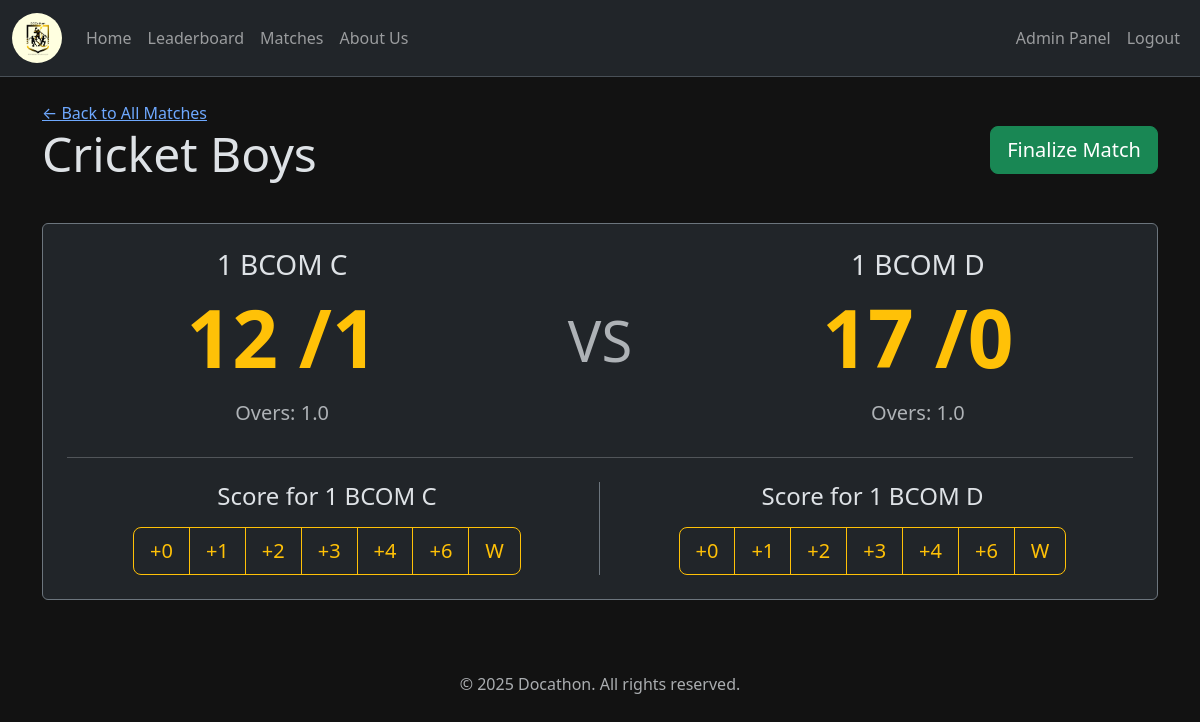
The page /admin/matches/8/live (signed in) on the database its author committed.
### tables this page shows
CREATE TABLE sports (
    id INTEGER PRIMARY KEY AUTOINCREMENT,
    name TEXT NOT NULL UNIQUE,
    -- 1 for sports with scores (Football), 0 for result-only (Chess)
    has_scores INTEGER NOT NULL CHECK(has_scores IN (0, 1))
);

CREATE TABLE classes (
    id INTEGER PRIMARY KEY AUTOINCREMENT,
    name TEXT NOT NULL UNIQUE
);

### app.py (the view)
@app.route('/admin/matches/<int:match_id>/live')
@admin_required
def live_score_editor(match_id):
    conn = get_db_connection()
    match = conn.execute("""
        SELECT m.*, s.name as sport_name, c1.name as class1_name, c2.name as class2_name
        FROM matches m
        JOIN sports s ON m.sport_id = s.id
        JOIN classes c1 ON m.class1_id = c1.id
        JOIN classes c2 ON m.class2_id = c2.id
        WHERE m.id = ?
    """, (match_id,)).fetchone()
    if match is None:
        flash('Match not found!', 'danger')
        return redirect(url_for('list_matches'))
    scores = {
        match['class1_id']: get_live_scores(conn, match_id, match['class1_id']),
        match['class2_id']: get_live_scores(conn, match_id, match['class2_id'])
    }
    buttons = SPORT_BUTTON_CONFIG.get(match['sport_name'], SPORT_BUTTON_CONFIG['default'])
    conn.close()
    is_cricket = 'Cricket' in match['sport_name']
    return render_template('admin/live_score_form.html', match=match, scores=scores, buttons=buttons, is_cricket=is_cricket)

### app.py (called while the page is built)
def get_live_scores(conn, match_id, team_id):
    score = conn.execute('SELECT SUM(points_scored) FROM score_log WHERE match_id = ? AND team_id = ?', (match_id, team_id)).fetchone()[0] or 0
    wickets = conn.execute("SELECT COUNT(*) FROM score_log WHERE match_id = ? AND team_id = ? AND event_type = 'Wicket'", (match_id, team_id)).fetchone()[0] or 0
    balls_faced = conn.execute('SELECT SUM(counts_as_ball) FROM score_log WHERE match_id = ? AND team_id = ?', (match_id, team_id)).fetchone()[0] or 0
    overs = balls_faced // 6
    balls = balls_faced % 6
    return {'score': score, 'wickets': wickets, 'overs': overs, 'balls': balls}

### utils/auth.py (called while the page is built)
def admin_required(f):
    @wraps(f)
    def decorated_function(*args, **kwargs):
        if session.get('role') != 'admin':
            flash('You must be logged in as an admin to view this page.', 'danger')
            return redirect(url_for('admin_login'))
        return f(*args, **kwargs)
    return decorated_function

### utils/db.py (called while the page is built)
def get_db_connection():
    conn = sqlite3.connect(DB_PATH)
    conn.row_factory = sqlite3.Row
    return conn

### templates/admin/live_score_form.html (shortened to what this page needs)
{% extends "base.html" %}
{% set page_title = "Live Score: " + match.sport_name %}
{% block content %}
<div class="d-flex justify-content-between align-items-center mb-4">
    <div>
        <a href="{{ url_for('list_matches') }}">&larr; Back to All Matches</a>
        <h1 class="display-5">{{ match.sport_name }}</h1>
    </div>
    <div>
        <form action="{{ url_for('finalize_match', match_id=match.id) }}" method="POST" onsubmit="return confirm('Are you sure you want to finalize this match? This will set the winner and complete the match.');">
            <button type="submit" class="btn btn-lg btn-success">Finalize Match</button>
        </form>
    </div>
</div>
<div class="card bg-dark border-secondary">
    <div class="card-body p-4">
        <div class="row align-items-center text-center">
            <div class="col-5">
                <h2 class="h3">{{ match.class1_name }}</h2>
                <p class="display-1 fw-bold text-warning">
                    <span id="score-{{ match.class1_id }}">{{ scores[match.class1_id].score }}</span>
                    {% if is_cricket %}/<span id="wickets-{{ match.class1_id }}">{{ scores[match.class1_id].wickets }}</span>{% endif %}
                </p>
                {% if is_cricket %}
                <p class="text-muted h5">
                    Overs: <span id="overs-{{ match.class1_id }}">{{ scores[match.class1_id].overs }}</span>.<span id="balls-{{ match.class1_id }}">{{ scores[match.class1_id].balls }}</span>
                </p>
                {% endif %}
            </div>
            <div class="col-2">
                <span class="display-4 text-muted">VS</span>
            </div>
            <div class="col-5">
                <h2 class="h3">{{ match.class2_name }}</h2>
                <p class="display-1 fw-bold text-warning">
                    <span id="score-{{ match.class2_id }}">{{ scores[match.class2_id].score }}</span>
                    {% if is_cricket %}/<span id="wickets-{{ match.class2_id }}">{{ scores[match.class2_id].wickets }}</span>{% endif %}
                </p>
                {% if is_cricket %}
                <p class="text-muted h5">
                    Overs: <span id="overs-{{ match.class2_id }}">{{ scores[match.class2_id].overs }}</span>.<span id="balls-{{ match.class2_id }}">{{ scores[match.class2_id].balls }}</span>
                </p>
                {% endif %}
            </div>
        </div>
        <hr class="my-4">
        <div class="row text-center">
            <div class="col-6 border-end border-secondary">
                <h4 class="mb-3">Score for {{ match.class1_name }}</h4>
                <div class="btn-group" role="group">
                    {% for button in buttons %}
                    <button class="btn btn-outline-warning btn-lg score-btn"
                            data-match-id="{{ match.id }}"
                            data-team-id="{{ match.class1_id }}"
                            data-points="{{ button.points }}"
                            data-type="{{ button.type }}"
                            data-counts-ball="{{ button.counts_as_ball }}">
                        {{ button.label }}
                    </button>
                    {% endfor %}
                </div>
            </div>
            <div class="col-6">
                <h4 class="mb-3">Score for {{ match.class2_name }}</h4>
                <div class="btn-group" role="group">
                    {% for button in buttons %}
                    <button class="btn btn-outline-warning btn-lg score-btn"
                            data-match-id="{{ match.id }}"
                            data-team-id="{{ match.class2_id }}"
                            data-points="{{ button.points }}"
                            data-type="{{ button.type }}"
                            data-counts-ball="{{ button.counts_as_ball }}">
                        {{ button.label }}
                    </button>
                    {% endfor %}
                </div>
            </div>
        </div>
    </div>
</div>
{% endblock %}

### static/css/style.css (style rules this page uses)
body { background-color: #121212 !important; }
.card { background-color: #1e1e1e; border: 1px solid #444; }

### rows shown on the page
sports: sport_name "Cricket Boys"
classes: class1_name "1 BCOM C"
classes: class2_name "1 BCOM D"

### other values the page prints
{{ scores[match.class1_id].score }} "12"
{{ scores[match.class1_id].wickets }} "1"
{{ scores[match.class1_id].overs }} "1"
{{ scores[match.class1_id].balls }} "0"
{{ scores[match.class2_id].score }} "17"
{{ scores[match.class2_id].wickets }} "0"
{{ scores[match.class2_id].overs }} "1"
{{ scores[match.class2_id].balls }} "0"
{{ button.label }} "+0" "+1" "+2" "+3" "+4" "+6" "W"
